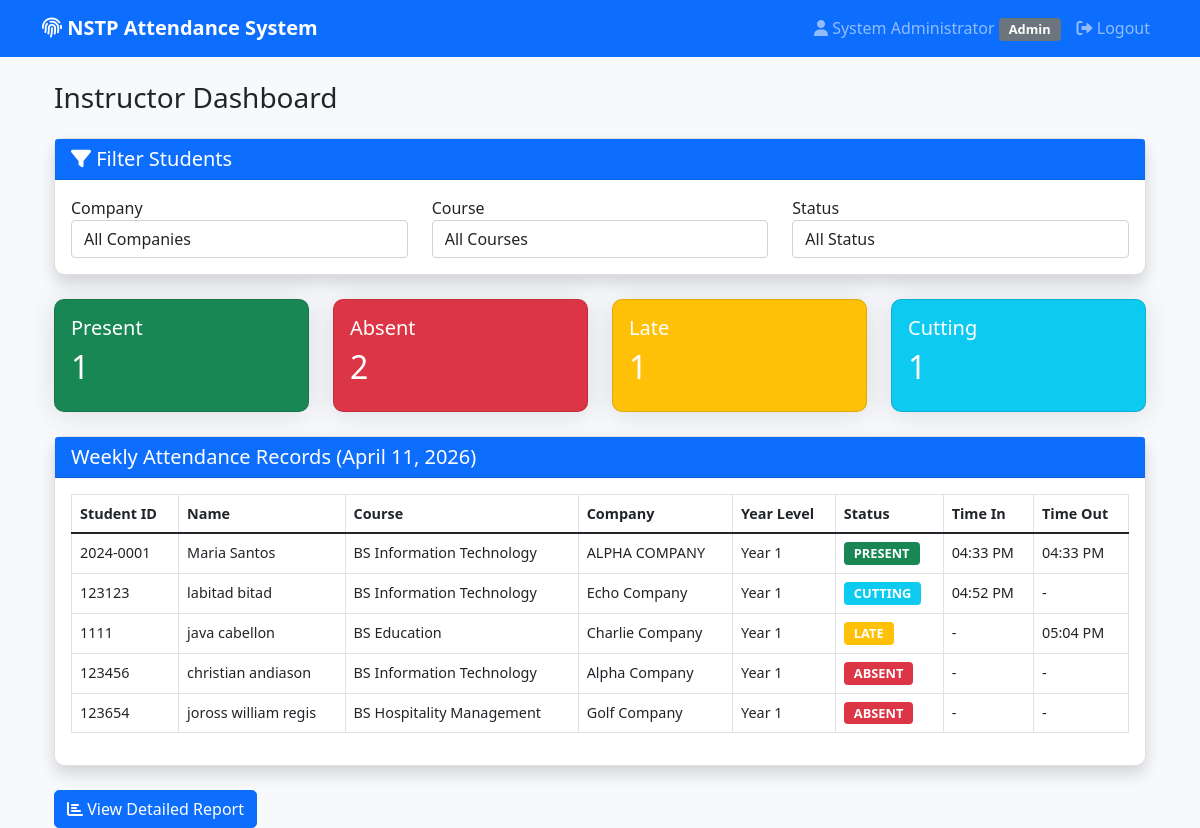
The page /instructor-dashboard/ (signed in) on the database its author committed.
### core/models.py (models this page shows, shortened)
class User(AbstractUser):
    ROLE_CHOICES = (
        ('student', 'Student'),
        ('instructor', 'Instructor'),
        ('coordinator', 'Coordinator'),
        ('admin', 'Admin'),
    )
    COURSE_CHOICES = (
        ('BSIT', 'BS Information Technology'),
        ('BSED', 'BS Education'),
        ('BSHM', 'BS Hospitality Management'),
        ('BSCRIM', 'BS Criminology'),
        ('BSTM', 'BS Tourism Management'),
    )
    COMPANY_CHOICES = (
        ('ALPHA', 'Alpha Company'),
        ('BRAVO', 'Bravo Company'),
        ('CHARLIE', 'Charlie Company'),
        ('DELTA', 'Delta Company'),
        ('ECHO', 'Echo Company'),
        ('FOXTROT', 'Foxtrot Company'),
        ('GOLF', 'Golf Company'),
        ('HOTEL', 'Hotel Company'),
    )
    role = models.CharField(max_length=20, choices=ROLE_CHOICES, default='student')
    student_id = models.CharField(max_length=20, unique=True, null=True, blank=True)
    course = models.CharField(max_length=20, choices=COURSE_CHOICES, blank=True)
    year_level = models.IntegerField(default=1)  # Default to 1st year
    company = models.CharField(max_length=20, choices=COMPANY_CHOICES, blank=True)
    contact_number = models.CharField(max_length=15, blank=True)
    def get_full_name(self):
        return f"{self.first_name} {self.last_name}"
    def get_course_display(self):
        return dict(self.COURSE_CHOICES).get(self.course, self.course)
    def get_company_display(self):
        return dict(self.COMPANY_CHOICES).get(self.company, self.company)

class AttendanceRecord(models.Model):
    STATUS_CHOICES = (
        ('present', 'Present'),
        ('absent', 'Absent'),
        ('late', 'Late'),
        ('cutting', 'Cutting Class'),
    )
    user = models.ForeignKey(User, on_delete=models.CASCADE, related_name='attendance_records')
    date = models.DateField(auto_now_add=True)
    time_in = models.DateTimeField(null=True, blank=True)
    time_out = models.DateTimeField(null=True, blank=True)
    time_in_code = models.ForeignKey(SlipCode, on_delete=models.SET_NULL, null=True, blank=True, related_name='time_in_records')
    time_out_code = models.ForeignKey(SlipCode, on_delete=models.SET_NULL, null=True, blank=True, related_name='time_out_records')
    status = models.CharField(max_length=20, choices=STATUS_CHOICES, default='absent')
    week_start = models.DateField()
    time_in_passed = models.BooleanField(default=False)
    time_out_passed = models.BooleanField(default=False)
    class Meta:
        unique_together = ['user', 'date']

### core/views.py (the view)
# urls.py: path('instructor-dashboard/', views.instructor_dashboard_view, name='instructor_dashboard'),
@login_required
@instructor_required
def instructor_dashboard_view(request):
    students = User.objects.filter(role='student')
    current_week_start = get_week_start()
    attendance_summary = calculate_attendance_summary(current_week_start)
    attendance_records = []
    for student in students:
        record = AttendanceRecord.objects.filter(
            user=student,
            week_start=current_week_start
        ).first()
        attendance_records.append({
            'student': student,
            'record': record,
        })
    context = {
        'students': students,
        'attendance_records': attendance_records,
        'attendance_summary': attendance_summary,
        'week_start': current_week_start,
    }
    return render(request, 'dashboard/instructor_dashboard.html', context)

### core/utils.py (called while the page is built)
def get_week_start(date=None):
    if date is None:
        date = timezone.now().date()
    days_to_subtract = (date.weekday() + 2) % 7
    return date - timedelta(days=days_to_subtract)

### templates/dashboard/instructor_dashboard.html (shortened to what this page needs)
{% extends 'base.html' %}
{% block content %}
<div class="container-fluid">
    <h1 class="h3 mb-4 text-gray-800">Instructor Dashboard</h1>
    <div class="card shadow mb-4">
        <div class="card-header bg-primary text-white">
            <h5 class="mb-0"><i class="fas fa-filter"></i> Filter Students</h5>
        </div>
        <div class="card-body">
            <div class="row">
                <div class="col-md-4">
                    <label>Company</label>
                    <select id="companyFilter" class="form-control">
                        <option value="">All Companies</option>
                    </select>
                </div>
                <div class="col-md-4">
                    <label>Course</label>
                    <select id="courseFilter" class="form-control">
                        <option value="">All Courses</option>
                    </select>
                </div>
                <div class="col-md-4">
                    <label>Status</label>
                    <select id="statusFilter" class="form-control">
                        <option value="">All Status</option>
                    </select>
                </div>
            </div>
        </div>
    </div>
    <div class="row">
        <div class="col-md-3 mb-4">
            <div class="card bg-success text-white">
                <div class="card-body">
                    <h5>Present</h5>
                    <h2>{{ attendance_summary.stats.present }}</h2>
                </div>
            </div>
        </div>
        <div class="col-md-3 mb-4">
            <div class="card bg-danger text-white">
                <div class="card-body">
                    <h5>Absent</h5>
                    <h2>{{ attendance_summary.stats.absent }}</h2>
                </div>
            </div>
        </div>
        <div class="col-md-3 mb-4">
            <div class="card bg-warning text-white">
                <div class="card-body">
                    <h5>Late</h5>
                    <h2>{{ attendance_summary.stats.late }}</h2>
                </div>
            </div>
        </div>
        <div class="col-md-3 mb-4">
            <div class="card bg-info text-white">
                <div class="card-body">
                    <h5>Cutting</h5>
                    <h2>{{ attendance_summary.stats.cutting }}</h2>
                </div>
            </div>
        </div>
    </div>
    <div class="card shadow">
        <div class="card-header bg-primary text-white">
            <h5 class="mb-0">Weekly Attendance Records ({{ week_start|date:"F d, Y" }})</h5>
        </div>
        <div class="card-body">
            <div class="table-responsive">
                <table class="table table-bordered table-hover" id="attendanceTable">
                    <thead>
                        <tr>
                            <th>Student ID</th>
                            <th>Name</th>
                            <th>Course</th>
                            <th>Company</th>
                            <th>Year Level</th>
                            <th>Status</th>
                            <th>Time In</th>
                            <th>Time Out</th>
                        </tr>
                    </thead>
                    <tbody>
                        {% for item in attendance_records %}
                            <tr class="attendance-row"
                                data-course="{{ item.student.course }}"
                                data-company="{{ item.student.company }}"
                                data-status="{% if item.record %}{{ item.record.status }}{% else %}absent{% endif %}">
                                <td>{{ item.student.student_id }}</td>
                                <td>{{ item.student.get_full_name }}</td>
                                <td>{{ item.student.get_course_display }}</td>
                                <td>{{ item.student.get_company_display }}</td>
                                <td>Year {{ item.student.year_level }}</td>
                                <td>
                                    {% if item.record %}
                                        <span class="badge
                                            {% if item.record.status == 'present' %}bg-success
                                            {% elif item.record.status == 'absent' %}bg-danger
                                            {% elif item.record.status == 'late' %}bg-warning
                                            {% else %}bg-info{% endif %}">
                                            {{ item.record.status|upper }}
                                        </span>
                                    {% else %}
                                        <span class="badge bg-danger">ABSENT</span>
                                    {% endif %}
                                 </td>
                                <td>{{ item.record.time_in|date:"h:i A"|default:"-" }}</td>
                                <td>{{ item.record.time_out|date:"h:i A"|default:"-" }}</td>
                            </tr>
                        {% empty %}
                            <tr>
                                <td colspan="8" class="text-center">No students found.</td>
                            </tr>
                        {% endfor %}
                    </tbody>
                </table>
            </div>
        </div>
    </div>
    <div class="mt-4">
        <a href="{% url 'attendance_report' %}" class="btn btn-primary">
            <i class="fas fa-chart-bar"></i> View Detailed Report
        </a>
    </div>
</div>
{% endblock %}

### templates/base.html (shortened to what this page needs)
<!DOCTYPE html>
<html lang="en">
<head>
    <link href="https://cdn.jsdelivr.net/npm/bootstrap@5.1.3/dist/css/bootstrap.min.css" rel="stylesheet">
    <link rel="stylesheet" href="https://cdnjs.cloudflare.com/ajax/libs/font-awesome/6.0.0/css/all.min.css">
    {% load static %}
    <link rel="stylesheet" href="{% static 'css/style.css' %}">
</head>
<body>
    <nav class="navbar navbar-expand-lg navbar-dark bg-primary">
        <div class="container">
            <a class="navbar-brand" href="{% url 'dashboard' %}">
                <i class="fas fa-fingerprint"></i> NSTP Attendance System
            </a>
            <div class="collapse navbar-collapse" id="navbarNav">
                <ul class="navbar-nav ms-auto">
                    {% if user.is_authenticated %}
                        <li class="nav-item">
                            <span class="nav-link">
                                <i class="fas fa-user"></i> {{ user.get_full_name|default:user.username }}
                                <span class="badge bg-secondary">{{ user.role|title }}</span>
                            </span>
                        </li>
                        <li class="nav-item">
                            <a class="nav-link" href="{% url 'logout' %}">
                                <i class="fas fa-sign-out-alt"></i> Logout
                            </a>
                        </li>
                    {% endif %}
                </ul>
            </div>
        </div>
    </nav>
    <div class="container mt-4">
        {% block content %}
        {% endblock %}
    </div>
</body>
</html>

### static/css/style.css (style rules this page uses)
body { background-color: #f8f9fc; font-family: 'Segoe UI', Tahoma, Geneva, Verdana, sans-serif; }
.navbar-brand { font-weight: bold; }
.card { border-radius: 10px; box-shadow: 0 0.15rem 1.75rem 0 rgba(58, 59, 69, 0.15); }
.card-header { border-radius: 10px 10px 0 0; }
.btn { border-radius: 5px; font-weight: 500; }
.table { font-size: 0.9rem; }
.badge { padding: 5px 10px; font-size: 0.8rem; }

### rows shown on the page
User: get_full_name "System Administrator", role "Admin"
User: student.student_id "2024-0001", student.get_full_name "Maria Santos", student.course "BS Information Technology", student.company "ALPHA COMPANY", student.year_level "1", record.status "PRESENT", record.time_in "04:33 PM", record.time_out "04:33 PM"
User: student.student_id "123123", student.get_full_name "labitad bitad", student.course "BS Information Technology", student.company "Echo Company", student.year_level "1", record.status "CUTTING", record.time_in "04:52 PM", record.time_out "-"
User: student.student_id "1111", student.get_full_name "java cabellon", student.course "BS Education", student.company "Charlie Company", student.year_level "1", record.status "LATE", record.time_in "-", record.time_out "05:04 PM"
User: student.student_id "123456", student.get_full_name "christian andiason", student.course "BS Information Technology", student.company "Alpha Company", student.year_level "1", shows "ABSENT", record.time_in "-", record.time_out "-"
User: student.student_id "123654", student.get_full_name "joross william regis", student.course "BS Hospitality Management", student.company "Golf Company", student.year_level "1", shows "ABSENT", record.time_in "-", record.time_out "-"

### other values the page prints
{{ attendance_summary.stats.present }} "1"
{{ attendance_summary.stats.absent }} "2"
{{ attendance_summary.stats.late }} "1"
{{ attendance_summary.stats.cutting }} "1"
{{ week_start|date:"F d, Y" }} "April 11, 2026"
